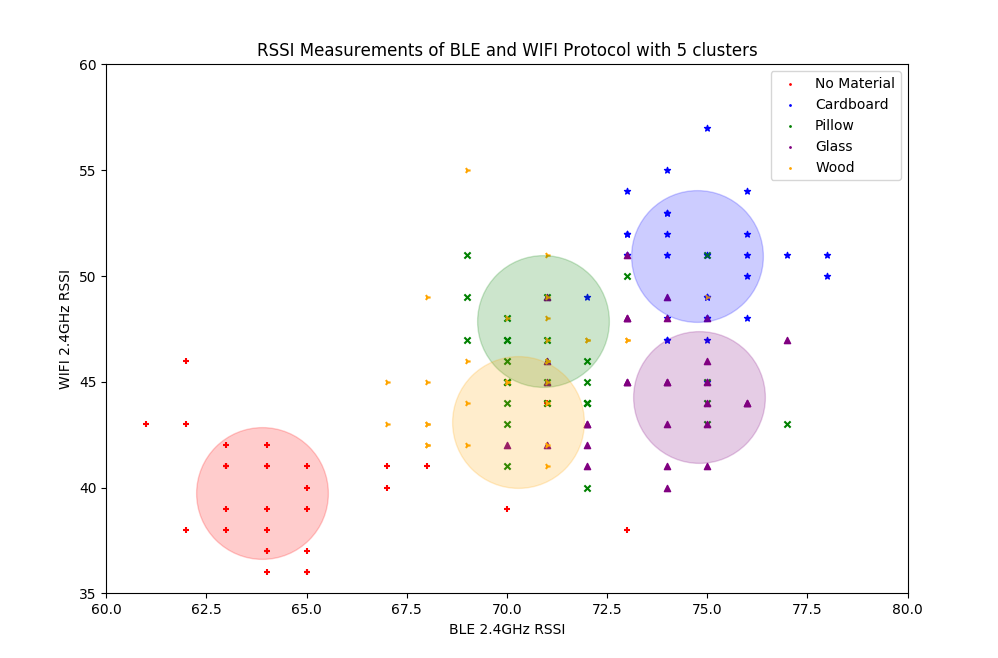

Source code (Python):
"""
Milestone 2 - 2D Scatter Visual Py
Thomas Carmichael
Networking - COSC6377
"""
import numpy as np
import matplotlib.pyplot as plt
import pandas as pd
from sklearn.cluster import KMeans

data = pd.read_csv('/home/pmagic/Desktop/netprojectdata.csv')
# print(data.shape)
# data.head()

# 3D list for: Material type, BLE readings, WIFI readings
p1 = data['BLE']
p2 = data['WIFI']
p3 = data['MatNum']
X = np.array(list(zip(p1, p2, p3)))
# print(X)

# Plot data without Kmeans prediction
for x, y, z in X:
    if z == 1:
        plt.scatter(x, y, c='red', s=20, marker='+')
    if z == 2:
        plt.scatter(x, y, c='blue', s=20, marker='*')
    if z == 3:
        plt.scatter(x, y, c='green',s=20, marker='x')
    if z == 4:
        plt.scatter(x, y, c='purple',s=20, marker='^')
    if z == 5:
        plt.scatter(x, y, c='orange',s=20, marker='4')

# KMeans fitting
km = KMeans(n_clusters=5, algorithm='auto', init='k-means++', max_iter=10000, tol=0.0001, verbose=1)
km = km.fit(X)
labels = km.predict(X)
C = km.cluster_centers_

# Axis information for plot
plt.title('RSSI Measurements of BLE and WIFI Protocol with 5 clusters')
plt.ylabel('WIFI 2.4GHz RSSI')
plt.xlabel('BLE 2.4GHz RSSI')

# Organize data for labels and legend
mats = ['No Material','Cardboard','Pillow','Glass','Wood']
colors = ['red','blue','green','purple','orange']
LegendC = list(zip(mats, colors))

# Show KMeans Clustering Prediction
for i in range(len(C)):
    plt.scatter(C[i, 0], C[i, 1], c=colors[i], alpha=0.2, s=9001)

# Create plot legend
for i in LegendC:
    plt.scatter([], [], [], c=i[1], label=i[0])
plt.legend()

# Set Plot Axis bounds
plt.ylim(35, 60) 
plt.xlim(60, 80)

# Show plot
plt.show()
